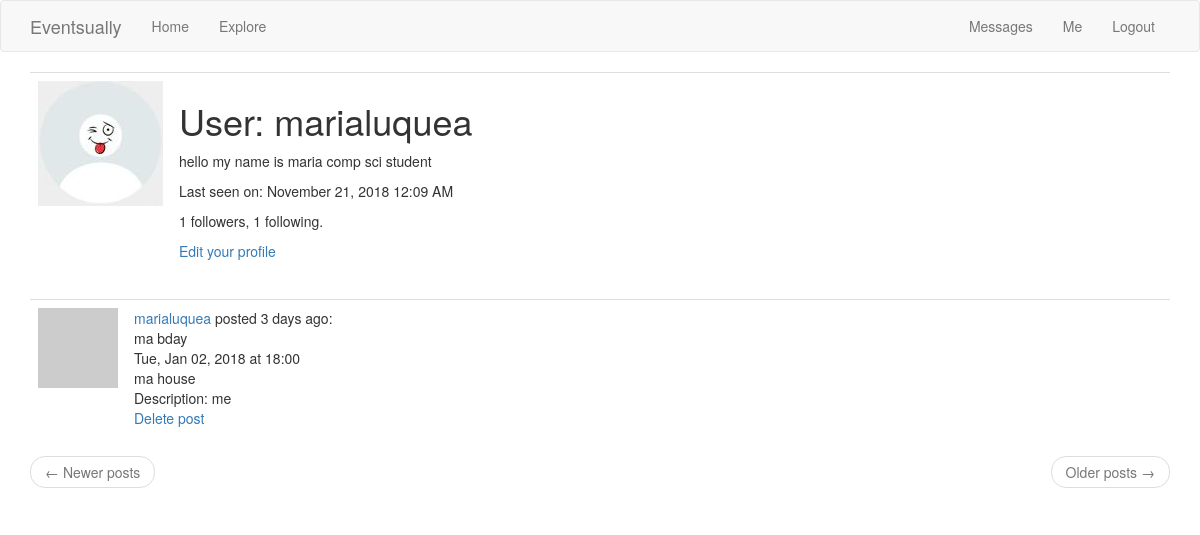
The app's page /user/marialuquea (signed in) with its own data.
### app/models.py (models this page shows, shortened)
class User(UserMixin, db.Model):
    id = db.Column(db.Integer, primary_key=True)
    username = db.Column(db.String(64), index=True, unique=True)
    email = db.Column(db.String(120), index=True, unique=True)
    password_hash = db.Column(db.String(128))
    profilepic = db.Column(db.String(50))
    posts = db.relationship('Post', backref='author', lazy='dynamic')
    about_me = db.Column(db.String(200))
    last_seen = db.Column(db.DateTime, default=datetime.utcnow)
    followed = db.relationship(
        'User', secondary=followers,
        primaryjoin=(followers.c.follower_id == id),
        secondaryjoin=(followers.c.followed_id == id),
        backref=db.backref('followers', lazy='dynamic'), lazy='dynamic')
    messages_sent = db.relationship('Message',foreign_keys='Message.sender_id',backref='author', lazy='dynamic')
    messages_received = db.relationship('Message',foreign_keys='Message.recipient_id',backref='recipient', lazy='dynamic')
    last_message_read_time = db.Column(db.DateTime)
    notifications = db.relationship('Notification', backref='user',lazy='dynamic')
    def avatar(self, size):
        digest = md5(self.email.lower().encode('utf-8')).hexdigest()
        return 'https://www.gravatar.com/avatar/{}?d=identicon&s={}'.format(digest, size)
    def new_messages(self):
        last_read_time = self.last_message_read_time or datetime(1900, 1, 1)
        return Message.query.filter_by(recipient=self).filter(
            Message.timestamp > last_read_time).count()

class Post(db.Model):
    id = db.Column(db.Integer, primary_key=True)
    title = db.Column(db.String(25))
    date = db.Column(db.DateTime)
    time = db.Column(db.DateTime)
    venue = db.Column(db.String(70))
    body = db.Column(db.String(140))
    timestamp = db.Column(db.DateTime, index=True, default=datetime.utcnow)
    user_id = db.Column(db.Integer, db.ForeignKey('user.id'))

### main.py (the view)
@app.route('/user/<username>')
@login_required
def user(username):
    user = User.query.filter_by(username=username).first_or_404()
    image_file = url_for('static', filename='profile_pics/' + user.profilepic)
    page = request.args.get('page', 1, type=int)
    posts = user.posts.order_by(Post.timestamp.desc()).paginate(
        page, app.config['POSTS_PER_PAGE'], False)
    next_url = url_for('user', username=user.username, page=posts.next_num) \
        if posts.has_next else None
    prev_url = url_for('user', username=user.username, page=posts.prev_num) \
        if posts.has_prev else None
    return render_template('user.html', user=user, posts=posts.items,
                           next_url=next_url, prev_url=prev_url, image_file=image_file)

### app/models.py (called while the page is built)
@login.user_loader
def load_user(id):
    return User.query.get(int(id))

### main.py (called while the page is built)
@app.before_request
def before_request():
    if current_user.is_authenticated:
        current_user.last_seen = datetime.utcnow()
        db.session.commit()

### app/templates/user.html (shortened to what this page needs)
{% extends "base.html" %}
{% block app_content %}
    <table class="table table-hover">
        <tr>
          {% if image_file %}
            <td width="50px"><img src="{{ image_file }}"></td>
          {% endif %}
            <td>
                <h1>User: {{ user.username }}</h1>
                {% if user.about_me %}<p>{{ user.about_me }}</p>{% endif %}
                {% if user.last_seen %}
                <p>Last seen on: {{ moment(user.last_seen).format('LLL') }}</p>
                {% endif %}
                <p>{{ user.followers.count() }} followers, {{ user.followed.count() }} following.</p>
                {% if user == current_user %}
                <p><a href="{{ url_for('edit_profile') }}">Edit your profile</a></p>
                {% elif not current_user.is_following(user) %}
                <p><a href="{{ url_for('follow', username=user.username) }}">Follow</a></p>
                {% else %}
                <p><a href="{{ url_for('unfollow', username=user.username) }}">Unfollow</a></p>
                {% endif %}
            </td>
        </tr>
    </table>
    {% for post in posts %}
        {% include '_post.html' %}
    {% endfor %}
    <nav aria-label="...">
        <ul class="pager">
            <li class="previous{% if not prev_url %} disabled{% endif %}">
                <a href="{{ prev_url or '#' }}">
                    <span aria-hidden="true">&larr;</span> Newer posts
                </a>
            </li>
            <li class="next{% if not next_url %} disabled{% endif %}">
                <a href="{{ next_url or '#' }}">
                    Older posts <span aria-hidden="true">&rarr;</span>
                </a>
            </li>
        </ul>
    </nav>
{% endblock %}

### app/templates/_post.html
<table class="table table-hover">
        <tr>
            <td width="70px">
                <a href="{{ url_for('user', username=post.author.username) }}">
                    <img src="{{ post.author.avatar(70) }}" />
                </a>
            </td>
            <td>
                <a href="{{ url_for('user', username=post.author.username) }}">
                    {{ post.author.username }}
                </a>
                posted {{ moment(post.timestamp).fromNow() }}:
                <br>
		{{ post.title }} <br>
                {{ post.date.strftime("%a, %b %d, %Y") }}
                at {{ post.time.strftime("%H:%M") }} <br>
                {{ post.venue }} <br>
                Description: {{ post.body }}
                <br>
                {% if post.author.username == current_user.username %}
                  <a href="{{ url_for('delete_post', post_id=post.id) }}">Delete post</a>
                {% endif %}
            </td>
        </tr>
    </table>

### records on screen
User: username "marialuquea", about_me "hello my name is maria comp sci student", last_seen "November 21, 2018 12:09 AM"
Post: author.username "marialuquea", timestamp "3 days ago", title "ma bday", date "Tue, Jan 02, 2018", time "18:00", venue "ma house", body "me"

### other values on screen
{{ 'Messages' }} "Messages"
{{ user.followers.count() }} "1"
{{ user.followed.count() }} "1"
